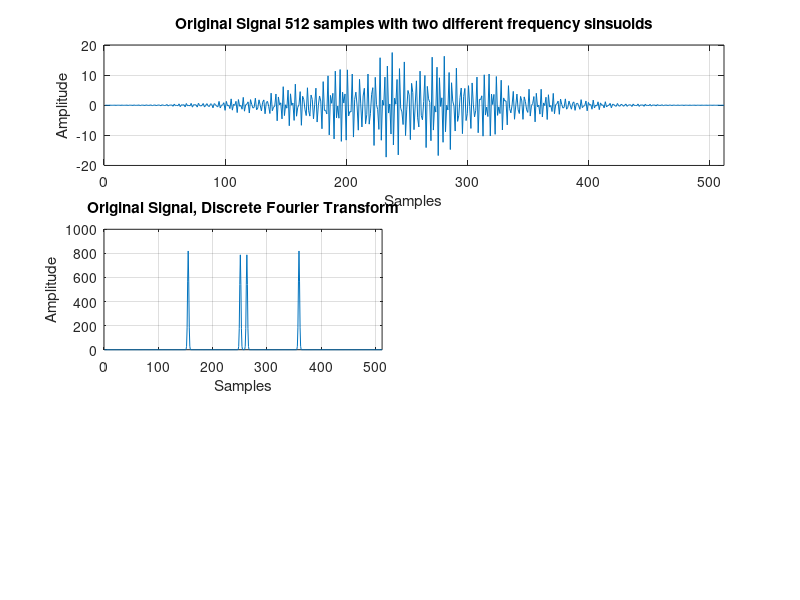

The MATLAB source for this figure: (Note: this script raises an error after producing the figure.)
close all;
clear all;


%length of the signal
N=512;

%% produce signal using frequencies k (sinusoids) 
number_of_freq=2;
k=1+unidrnd(N-1,1,number_of_freq); % generate random frequncies from 1 to 500
amp=1+rand(1,number_of_freq)*9; % generate random amplitudes from 1 to 10

n=0:N-1;
  

x=exp(-(n-250).^2/10000).*sum(diag(amp)*sin(2*pi*k'*n/N)); % generate complex sinusoids vector
%x=sum(diag(amp)*sin(2*pi*k'*n/N))+5*rand(1,N); % generate complex sinusoids vector + noise

%% Sparse signal in frequency domain. 
xf=fftshift(fft(fftshift((x))));

%creating dft matrix
B=dftmtx(N);
Binv=inv(B);

%Taking DFT of the signal
xf=B*x';

%Selecting random rows\col of the DFT matrix
q=randperm(N); 


figure;
subplot(3,4,[1 4]);
plot(x);
hold on;
grid on;
xlabel('Samples');
ylabel('Amplitude');
xlim([0 N]);
title(['Original Signal ' num2str(N) ' samples with two different frequency sinsuoids']);

subplot(3,4,[5 6]);
plot(abs(xf));
grid on;
xlabel('Samples');
ylabel('Amplitude');
title('Original Signal, Discrete Fourier Transform');
xlim([0 N]);


%K=0;
%xp=rand(length(xf),1);
%while sum(abs(xf)./abs(xp))>2*number_of_freq %increase K until converged
    
    %Number of random observations to take
for K=10:5:256;
 %K=K+5;
    
    %creating measurement matrix
    A=Binv(q(1:K),:);
    
    %taking random time measurements
    y=(A*xf);
    
    %Calculating Initial guess
    x0=A'*y;
   
   %x0=rand(N,1);
  
    % Solve:  min_x ||x||_L1  s.t.  Ax = b
    xp=l1eq(x0,A,[],y,1e-5);
    
    %recovered signal in time domain
    xprec=real(Binv*xp);
    
    %Show me the money!
    subplot(3,4,[1 4]);
    hold on;
    plot(q(1:K),x(q(1:K)),'r.','MarkerSize',14);hold on;
    %grid on;
    %xlabel('Samples');
    %ylabel('Amplitude');
    xlim([0 N]);
    %title('Original Signal,1024 samples with two different frequency sinsuoids');
    
    subplot(3,4,[7 8])
    plot(abs(xp),'r');
    grid on;
    xlabel('Samples');
    ylabel('Amplitude');
    xlim([0 N]);
    title(sprintf('Recovered Signal, Discrete Fourier Transform sampled with %d samples',K));
    
    subplot(3,4,[9 12]);
    plot(xprec,'r')
    grid on;
    xlabel('Samples');
    ylabel('Amplitude');
    title(sprintf('Recovered Signal in Time Domain'));
    xlim([0 N]);
    getframe(gcf);
end
 
%%
return
figure;
% stem(q(1:K),x(q(1:K)),'r.','MarkerSize',20);hold on;
% plot(x0); hold on; plot(rand(500,1)+3); hold on; plot(rand(500,1)-3); hold on; plot(rand(500,1)+6);
subplot(1,2,1);
plot(x);hold on 
plot(q(1:K),x(q(1:K)),'r.','MarkerSize',14);hold on;
 

subplot(1,2,2);
stem(k,amp)
 %grid on;
    %xlabel('Samples');
    %
ylim([-12 12])

 figure;
 stem(real(y)) ;
 ylim([-4 8])